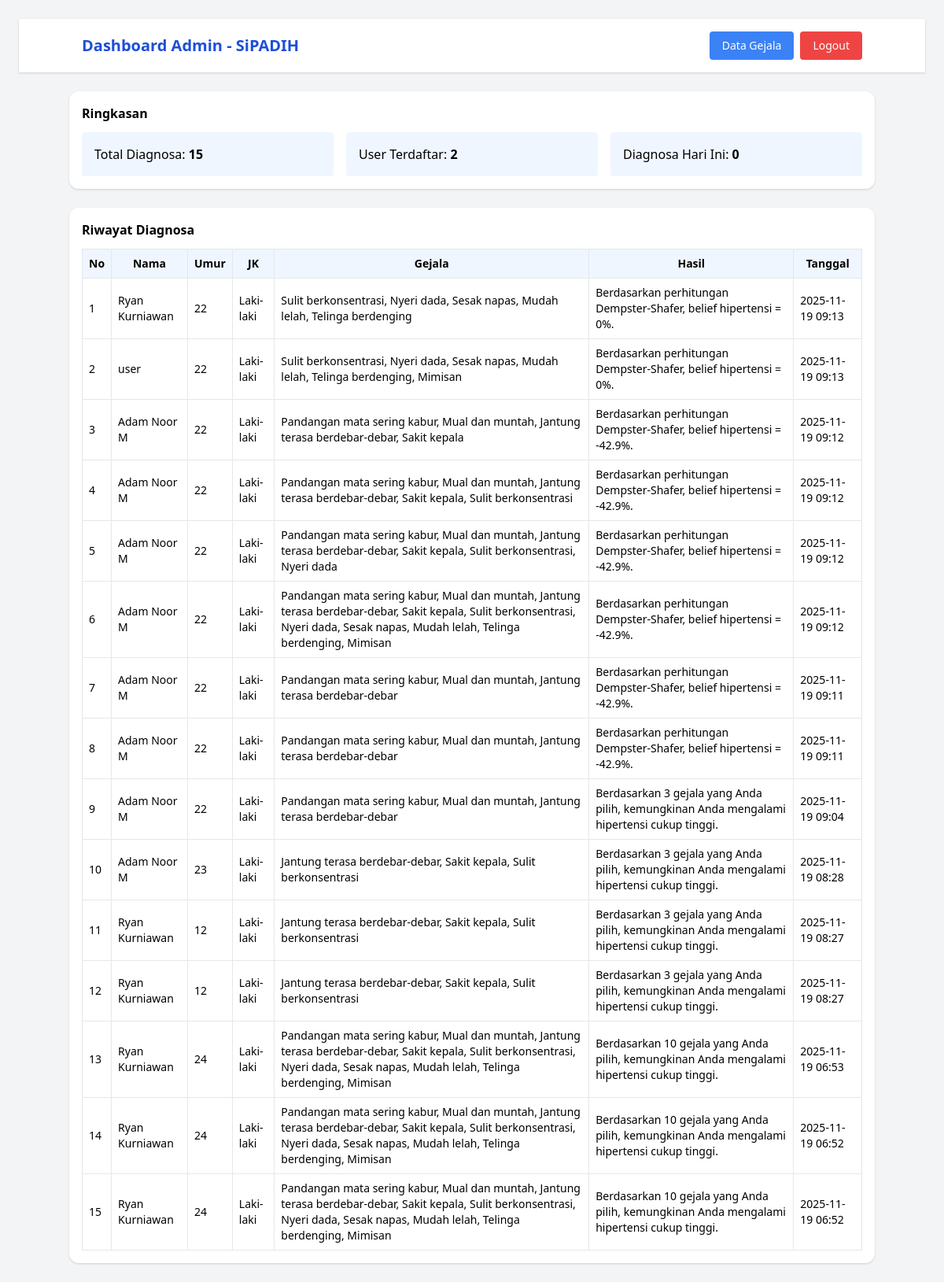
The app's page /admin.php with its own data.
### tables this page shows
CREATE TABLE `riwayat` (
  `id_riwayat` int(11) NOT NULL,
  `nama` varchar(100) NOT NULL,
  `umur` int(11) NOT NULL,
  `jk` enum('Laki-laki','Perempuan') NOT NULL,
  `gejala` text NOT NULL,
  `hasil` text NOT NULL,
  `tgl` timestamp NOT NULL DEFAULT current_timestamp(),
  `belief_h` float DEFAULT 0
);

### admin.php (the view, shortened to what this page needs)
<?php
include 'koneksi.php';
$totalDiagnosa = $conn->query("SELECT COUNT(*) AS total FROM riwayat")->fetch_assoc()['total'];
$totalPengguna = $conn->query("SELECT COUNT(*) AS total FROM users")->fetch_assoc()['total'];
$today = $conn->query("
    SELECT COUNT(*) AS total
    FROM riwayat
    WHERE DATE(tgl) = CURDATE()
")->fetch_assoc()['total'];
$riwayat = $conn->query("
    SELECT id_riwayat, nama, umur, jk, gejala, hasil,
           DATE_FORMAT(tgl, '%Y-%m-%d %H:%i') AS tgl
    FROM riwayat
    ORDER BY tgl DESC
");
?>
<!DOCTYPE html>
<html lang="id">
<head>
    <link href="https://cdn.jsdelivr.net/npm/tailwindcss@2.2.19/dist/tailwind.min.css" rel="stylesheet">
</head>
<body class="bg-gray-100 p-6">
    <header class="bg-white shadow py-4 mb-6">
        <div class="max-w-5xl mx-auto px-4 flex justify-between items-center">
            <h1 class="text-xl font-semibold text-blue-700">Dashboard Admin - SiPADIH</h1>
            <div class="flex gap-2">
                <a href="data_gejala.php" class="text-sm bg-blue-500 hover:bg-blue-700 text-white py-2 px-4 rounded">Data Gejala</a>
                <a href="logout.php" class="text-sm bg-red-500 hover:bg-red-700 text-white py-2 px-4 rounded">Logout</a>
            </div>
        </div>
    </header>
    <main class="max-w-5xl mx-auto">
        <div class="bg-white rounded-xl shadow p-4 mb-6">
            <h2 class="font-semibold mb-3">Ringkasan</h2>
            <div class="grid grid-cols-3 gap-4">
                <div class="p-4 bg-blue-50 rounded">Total Diagnosa: <strong><?= $totalDiagnosa ?></strong></div>
                <div class="p-4 bg-blue-50 rounded">User Terdaftar: <strong><?= $totalPengguna ?></strong></div>
                <div class="p-4 bg-blue-50 rounded">Diagnosa Hari Ini: <strong><?= $today ?></strong></div>
            </div>
        </div>
        <div class="bg-white rounded-xl shadow p-4">
            <h3 class="font-semibold mb-3">Riwayat Diagnosa</h3>
            <table class="w-full text-sm border">
                <thead class="bg-blue-50">
                    <tr>
                        <th class="p-2 border">No</th>
                        <th class="p-2 border">Nama</th>
                        <th class="p-2 border">Umur</th>
                        <th class="p-2 border">JK</th>
                        <th class="p-2 border">Gejala</th>
                        <th class="p-2 border">Hasil</th>
                        <th class="p-2 border">Tanggal</th>
                    </tr>
                </thead>
                <tbody>
                    <?php $no = 1; while ($row = $riwayat->fetch_assoc()) { ?>
                    <tr class="border-b hover:bg-blue-50">
                        <td class="p-2 border"><?= $no++ ?></td>
                        <td class="p-2 border"><?= htmlspecialchars($row['nama']) ?></td>
                        <td class="p-2 border"><?= htmlspecialchars($row['umur']) ?></td>
                        <td class="p-2 border"><?= htmlspecialchars($row['jk']) ?></td>
                        <td class="p-2 border"><?= htmlspecialchars($row['gejala']) ?></td>
                        <td class="p-2 border"><?= htmlspecialchars($row['hasil']) ?></td>
                        <td class="p-2 border"><?= $row['tgl'] ?></td>
                    </tr>
                    <?php } ?>
                </tbody>
            </table>
        </div>
    </main>
</body>
</html>

### records on screen
riwayat: nama "Ryan Kurniawan", umur "22", jk "Laki-laki", gejala "Sulit berkonsentrasi, Nyeri dada, Sesak napas, Mudah lelah, Telinga berdenging", hasil "Berdasarkan perhitungan Dempster‑Shafer, belief hipertensi = 0%.", tgl "2025-11-19 09:13"
riwayat: nama "user", umur "22", jk "Laki-laki", gejala "Sulit berkonsentrasi, Nyeri dada, Sesak napas, Mudah lelah, Telinga berdenging, Mimisan", hasil "Berdasarkan perhitungan Dempster‑Shafer, belief hipertensi = 0%.", tgl "2025-11-19 09:13"
riwayat: nama "Adam Noor M", umur "22", jk "Laki-laki", gejala "Pandangan mata sering kabur, Mual dan muntah, Jantung terasa berdebar-debar, Sakit kepala", hasil "Berdasarkan perhitungan Dempster‑Shafer, belief hipertensi = -42.9%.", tgl "2025-11-19 09:12"
riwayat: nama "Adam Noor M", umur "22", jk "Laki-laki", gejala "Pandangan mata sering kabur, Mual dan muntah, Jantung terasa berdebar-debar, Sakit kepala, Sulit berkonsentrasi", hasil "Berdasarkan perhitungan Dempster‑Shafer, belief hipertensi = -42.9%.", tgl "2025-11-19 09:12"
riwayat: nama "Adam Noor M", umur "22", jk "Laki-laki", gejala "Pandangan mata sering kabur, Mual dan muntah, Jantung terasa berdebar-debar, Sakit kepala, Sulit berkonsentrasi, Nyeri dada", hasil "Berdasarkan perhitungan Dempster‑Shafer, belief hipertensi = -42.9%.", tgl "2025-11-19 09:12"
riwayat: nama "Adam Noor M", umur "22", jk "Laki-laki", gejala "Pandangan mata sering kabur, Mual dan muntah, Jantung terasa berdebar-debar, Sakit kepala, Sulit berkonsentrasi, Nyeri dada, Sesak napas, Mudah lelah, Telinga berdenging, Mimisan", hasil "Berdasarkan perhitungan Dempster‑Shafer, belief hipertensi = -42.9%.", tgl "2025-11-19 09:12"
riwayat: nama "Adam Noor M", umur "22", jk "Laki-laki", gejala "Pandangan mata sering kabur, Mual dan muntah, Jantung terasa berdebar-debar", hasil "Berdasarkan perhitungan Dempster‑Shafer, belief hipertensi = -42.9%.", tgl "2025-11-19 09:11"
riwayat: nama "Adam Noor M", umur "22", jk "Laki-laki", gejala "Pandangan mata sering kabur, Mual dan muntah, Jantung terasa berdebar-debar", hasil "Berdasarkan perhitungan Dempster‑Shafer, belief hipertensi = -42.9%.", tgl "2025-11-19 09:11"
riwayat: nama "Adam Noor M", umur "22", jk "Laki-laki", gejala "Pandangan mata sering kabur, Mual dan muntah, Jantung terasa berdebar-debar", hasil "Berdasarkan 3 gejala yang Anda pilih, kemungkinan Anda mengalami hipertensi cukup tinggi.", tgl "2025-11-19 09:04"
riwayat: nama "Adam Noor M", umur "23", jk "Laki-laki", gejala "Jantung terasa berdebar-debar, Sakit kepala, Sulit berkonsentrasi", hasil "Berdasarkan 3 gejala yang Anda pilih, kemungkinan Anda mengalami hipertensi cukup tinggi.", tgl "2025-11-19 08:28"
riwayat: nama "Ryan Kurniawan", umur "12", jk "Laki-laki", gejala "Jantung terasa berdebar-debar, Sakit kepala, Sulit berkonsentrasi", hasil "Berdasarkan 3 gejala yang Anda pilih, kemungkinan Anda mengalami hipertensi cukup tinggi.", tgl "2025-11-19 08:27"
riwayat: nama "Ryan Kurniawan", umur "12", jk "Laki-laki", gejala "Jantung terasa berdebar-debar, Sakit kepala, Sulit berkonsentrasi", hasil "Berdasarkan 3 gejala yang Anda pilih, kemungkinan Anda mengalami hipertensi cukup tinggi.", tgl "2025-11-19 08:27"
riwayat: nama "Ryan Kurniawan", umur "24", jk "Laki-laki", gejala "Pandangan mata sering kabur, Mual dan muntah, Jantung terasa berdebar-debar, Sakit kepala, Sulit berkonsentrasi, Nyeri dada, Sesak napas, Mudah lelah, Telinga berdenging, Mimisan", hasil "Berdasarkan 10 gejala yang Anda pilih, kemungkinan Anda mengalami hipertensi cukup tinggi.", tgl "2025-11-19 06:53"
riwayat: nama "Ryan Kurniawan", umur "24", jk "Laki-laki", gejala "Pandangan mata sering kabur, Mual dan muntah, Jantung terasa berdebar-debar, Sakit kepala, Sulit berkonsentrasi, Nyeri dada, Sesak napas, Mudah lelah, Telinga berdenging, Mimisan", hasil "Berdasarkan 10 gejala yang Anda pilih, kemungkinan Anda mengalami hipertensi cukup tinggi.", tgl "2025-11-19 06:52"
riwayat: nama "Ryan Kurniawan", umur "24", jk "Laki-laki", gejala "Pandangan mata sering kabur, Mual dan muntah, Jantung terasa berdebar-debar, Sakit kepala, Sulit berkonsentrasi, Nyeri dada, Sesak napas, Mudah lelah, Telinga berdenging, Mimisan", hasil "Berdasarkan 10 gejala yang Anda pilih, kemungkinan Anda mengalami hipertensi cukup tinggi.", tgl "2025-11-19 06:52"

### other values on screen
$totalDiagnosa "15"
$totalPengguna "2"
$today "0"
